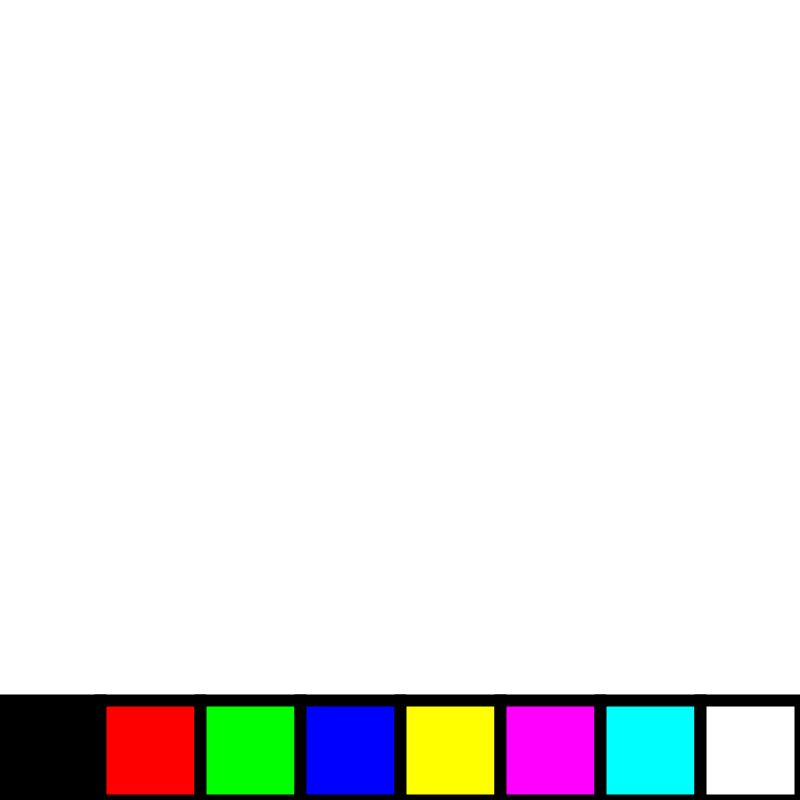
Frame 1 (no input)
Frame 60 (the mouse pressed at the canvas centre just before this capture): identical to frame 1, image omitted
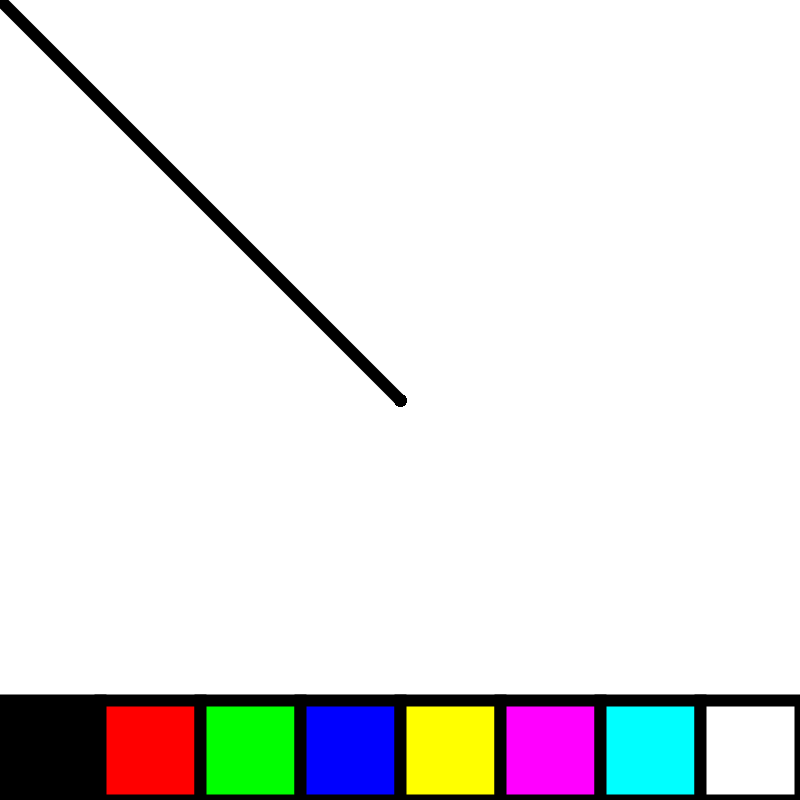
Frame 120 (the mouse held since frame 60 and released just before this capture)

The Processing sketch that drew these frames (run headless with seeded random() and noise(); from frame 60 on, the mouse is pressed at the canvas centre):

// Processing sketch: Paint_002
// ── Paint_002.pde
void setup()
{
  size(800, 800);
  strokeWeight(12);
  smooth();
  background(255);
  stroke(0, 0, 0);
  fill(0, 0, 0);
  rect(0, 700, 100, 100);
  fill(255, 0, 0);
  rect(100, 700, 100, 100);
  fill(0, 255, 0);
  rect(200, 700, 100, 100);
  fill(0, 0, 255);
  rect(300, 700, 100, 100);
  fill(255, 255, 0);
  rect(400, 700, 100, 100);
  fill(255, 0, 255);
  rect(500, 700, 100, 100);
  fill(0, 255, 255);
  rect(600, 700, 100, 100);
  fill(255, 255, 255);
  rect(700, 700, 100, 100);
}

void draw()
{
  if(mousePressed) {
    if(mouseY > 700) {
      if(mouseX < 100) {
        stroke(0, 0, 0);
      } else if(mouseX < 200) {
        stroke(255, 0, 0);
      } else if(mouseX < 300) {
        stroke(0, 255, 0);
      } else if(mouseX < 400) {
        stroke(0, 0, 255);
      } else if(mouseX < 500) {
        stroke(255, 255, 0);
      } else if(mouseX < 600) {
        stroke(255, 0, 255);
      } else if(mouseX < 700) {
        stroke(0, 255, 255);
      } else {
        stroke(255);
      }
    } else if(mouseY < 650) {
      line(pmouseX, pmouseY, mouseX, mouseY);
    }
  }
}
